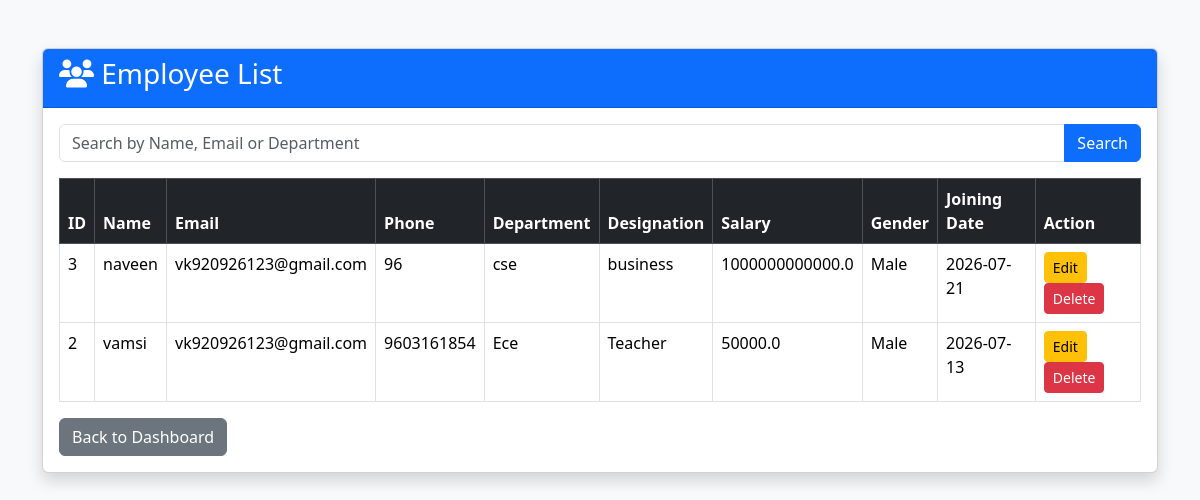
Page /employees (signed in) on the committed database.
### tables this page shows
CREATE TABLE employees(
        id INTEGER PRIMARY KEY AUTOINCREMENT,
        name TEXT,
        email TEXT,
        phone TEXT,
        department TEXT,
        designation TEXT,
        salary REAL,
        gender TEXT,
        address TEXT,
        joining_date TEXT
    );

### app.py (the view)
@app.route("/employees")
def view_employees():
    if "admin" not in session:
        return redirect(url_for("login"))
    conn = get_connection()
    cur = conn.cursor()
    cur.execute("SELECT * FROM employees ORDER BY id DESC")
    employees = cur.fetchall()
    conn.close()
    return render_template(
        "view_employee.html",
        employees=employees
    )

### app.py (called while the page is built)
def get_connection():
    conn = sqlite3.connect("employee.db")
    conn.row_factory = sqlite3.Row
    return conn

### templates/view_employee.html (shortened to what this page needs)
<!DOCTYPE html>
<html lang="en">
<head>
<link href="https://cdn.jsdelivr.net/npm/bootstrap@5.3.3/dist/css/bootstrap.min.css" rel="stylesheet">
<link rel="stylesheet"
href="https://cdnjs.cloudflare.com/ajax/libs/font-awesome/6.6.0/css/all.min.css">
</head>
<body class="bg-light">
<div class="container mt-5">
<div class="card shadow">
<div class="card-header bg-primary text-white">
<h3>
<i class="fa-solid fa-users"></i>
Employee List
</h3>
</div>
<div class="card-body">
    <form action="/search" method="GET" class="mb-3">
    <div class="input-group">
        <input
            type="text"
            class="form-control"
            name="keyword"
            placeholder="Search by Name, Email or Department">
        <button type="submit" class="btn btn-primary">
            Search
        </button>
    </div>
</form>
<table class="table table-bordered table-hover">
<thead class="table-dark">
<tr>
<th>ID</th>
<th>Name</th>
<th>Email</th>
<th>Phone</th>
<th>Department</th>
<th>Designation</th>
<th>Salary</th>
<th>Gender</th>
<th>Joining Date</th>
<th>Action</th>
</tr>
</thead>
<tbody>
{% for emp in employees %}
<tr>
<td>{{ emp.id }}</td>
<td>{{ emp.name }}</td>
<td>{{ emp.email }}</td>
<td>{{ emp.phone }}</td>
<td>{{ emp.department }}</td>
<td>{{ emp.designation }}</td>
<td>{{ emp.salary }}</td>
<td>{{ emp.gender }}</td>
<td>{{ emp.joining_date }}</td>
<td>
<a href="/edit/{{ emp.id }}" class="btn btn-warning btn-sm">
Edit
</a>
<a href="/delete/{{ emp.id }}" class="btn btn-danger btn-sm">
Delete
</a>
</td>
</tr>
{% endfor %}
</tbody>
</table>
<a href="/dashboard" class="btn btn-secondary">
Back to Dashboard
</a>
</div>
</div>
</div>
</body>
</html>

### rows in the picture
employees: id "3", name "naveen", email "vk920926123@gmail.com", phone "96", department "cse", designation "business", salary "1000000000000.0", gender "Male", joining_date "2026-07-21"
employees: id "2", name "vamsi", email "vk920926123@gmail.com", phone "9603161854", department "Ece", designation "Teacher", salary "50000.0", gender "Male", joining_date "2026-07-13"
